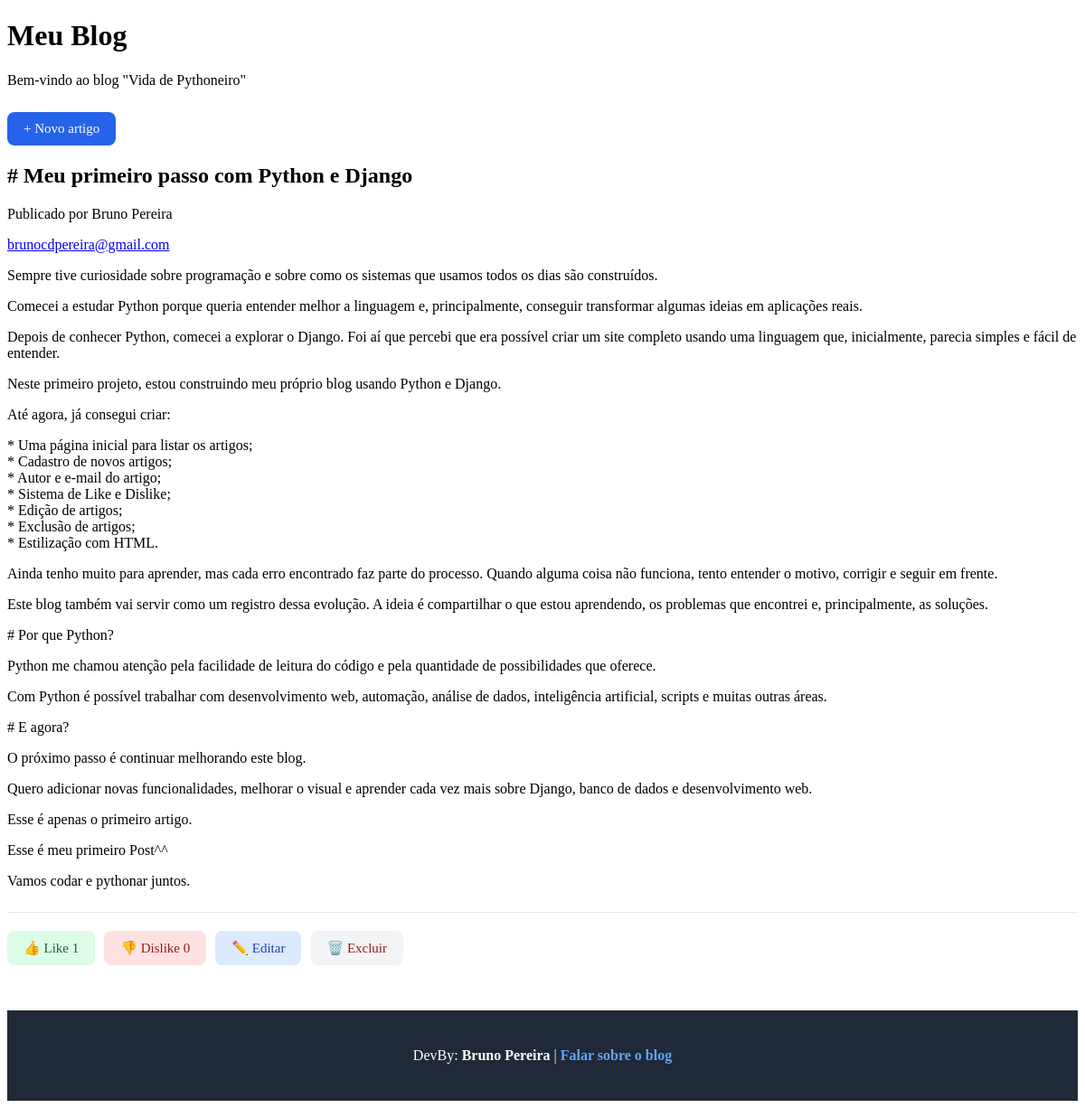
The page / on the database its author committed.
### blog/models.py (models this page shows, shortened)
class Post(models.Model):
    titulo = models.CharField(max_length=200)
    autor = models.CharField(max_length=100)
    email = models.EmailField()
    conteudo = models.TextField()
    likes = models.PositiveIntegerField(default=0)
    dislikes = models.PositiveIntegerField(default=0)
    criado_em = models.DateTimeField(auto_now_add=True)
    atualizado_em = models.DateTimeField(auto_now=True)

### blog/views.py (the view)
# urls.py: 2. Add a URL to urlpatterns:  path('', views.home, name='home')
def home(request):
    posts = Post.objects.all().order_by("-criado_em")
    return render(
        request,
        "blog/index.html",
        {"posts": posts}
    )

### blog/templates/blog/index.html (shortened to what this page needs)
{% load static %}
<!DOCTYPE html>
<html lang="pt-BR">
<head>
<link
    rel="stylesheet"
    href="{% static 'blog/style.css' %}"
>
</head>
<body>
<header>
    <h1>Meu Blog</h1>
    <p>Bem-vindo ao blog "Vida de Pythoneiro"</p>
    <a
        href="{% url 'criar_post' %}"
        class="btn btn-novo"
    >
        + Novo artigo
    </a>
</header>
<main>
    {% for post in posts %}
        <article class="post">
            <h2>{{ post.titulo }}</h2>
            <p class="autor">
                Publicado por {{ post.autor }}
            </p>
            <p>
                <a
                    class="email"
                    href="mailto:{{ post.email }}"
                >
                    {{ post.email }}
                </a>
            </p>
            <div class="conteudo">
                {{ post.conteudo|linebreaks }}
            </div>
            <div class="acoes">
                <a
                    href="{% url 'like_post' post.id %}"
                    class="btn btn-like"
                >
                    👍 Like {{ post.likes }}
                </a>
                <a
                    href="{% url 'dislike_post' post.id %}"
                    class="btn btn-dislike"
                >
                    👎 Dislike {{ post.dislikes }}
                </a>
                <a
                    href="{% url 'editar_post' post.id %}"
                    class="btn btn-editar"
                >
                    ✏️ Editar
                </a>
                <a
                    href="{% url 'deletar_post' post.id %}"
                    class="btn btn-deletar"
                >
                    🗑️ Excluir
                </a>
            </div>
        </article>
    {% endfor %}
</main>
<footer>
    <p>
        DevBy:
        <strong>Bruno Pereira</strong>
        |
        <a
            href="https://wa.me/5518997957724?text=Olá!%20Quero%20falar%20sobre%20o%20blog."
            target="_blank"
            rel="noopener noreferrer"
        >
            Falar sobre o blog
        </a>
    </p>
</footer>
</body>
</html>

### blog/static/blog/style.css (style rules this page uses)
.btn { display: inline-block; padding: 10px 18px; border-radius: 8px; text-decoration: none; border: none; cursor: pointer; font-size: 15px; }
.btn-novo { background-color: #2563eb; color: white; margin-top: 10px; }
.acoes { display: flex; gap: 10px; margin-top: 25px; padding-top: 20px; border-top: 1px solid #e5e7eb; flex-wrap: wrap; }
.btn-like { color: #166534; background-color: #dcfce7; }
.btn-dislike { color: #991b1b; background-color: #fee2e2; }
.btn-editar { color: #1e40af; background-color: #dbeafe; }
.btn-deletar { color: #991b1b; background-color: #f3f4f6; }
footer { margin-top: 50px; padding: 25px; text-align: center; background-color: #1f2937; color: white; }
footer a { color: #60a5fa; text-decoration: none; font-weight: bold; }

### rows shown on the page
Post: titulo "# Meu primeiro passo com Python e Django", autor "Bruno Pereira", email "brunocdpereira@gmail.com", conteudo "Sempre tive curiosidade sobre programação e sobre como os sistemas que usamos todos os dias são construídos. Comecei a estudar Python porque queria entender melhor a linguagem e, principalmente, conseguir transformar algumas ideias em aplicações reais. Depois de conhecer Python, comecei a explorar o Django. Foi aí que percebi que era possível criar um site completo usando uma linguagem que, inicialmente, parecia simples e fácil de entender. Neste primeiro projeto, estou construindo meu próprio blog usando Python e Django. Até agora, já consegui criar: * Uma página inicial para listar os artigos; * Cadastro de novos artigos; * Autor e e-mail do artigo; * Sistema de Like e Dislike; * Edição…", likes "1", dislikes "0"
